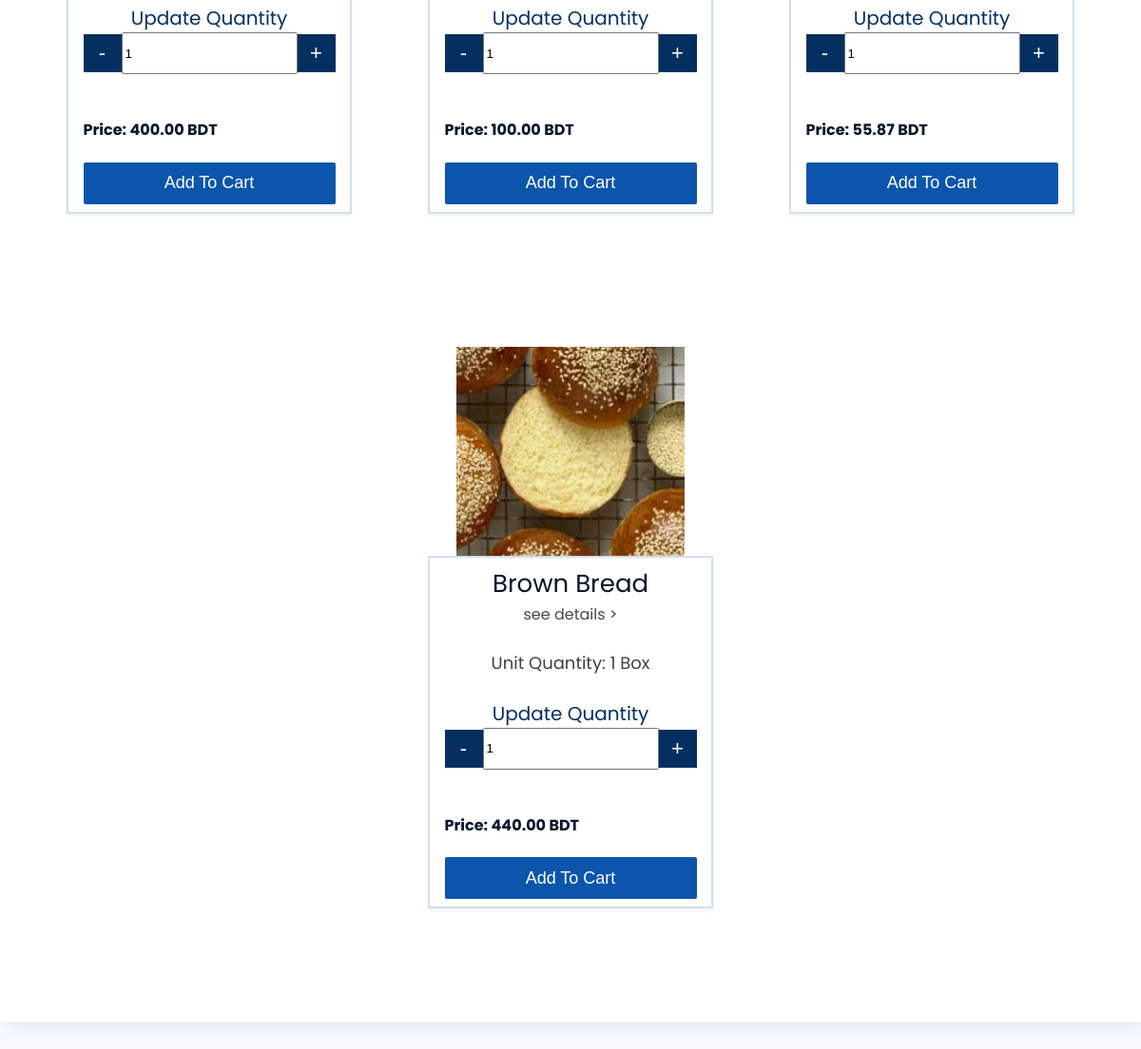
Before: / (lower part) with the older database file.
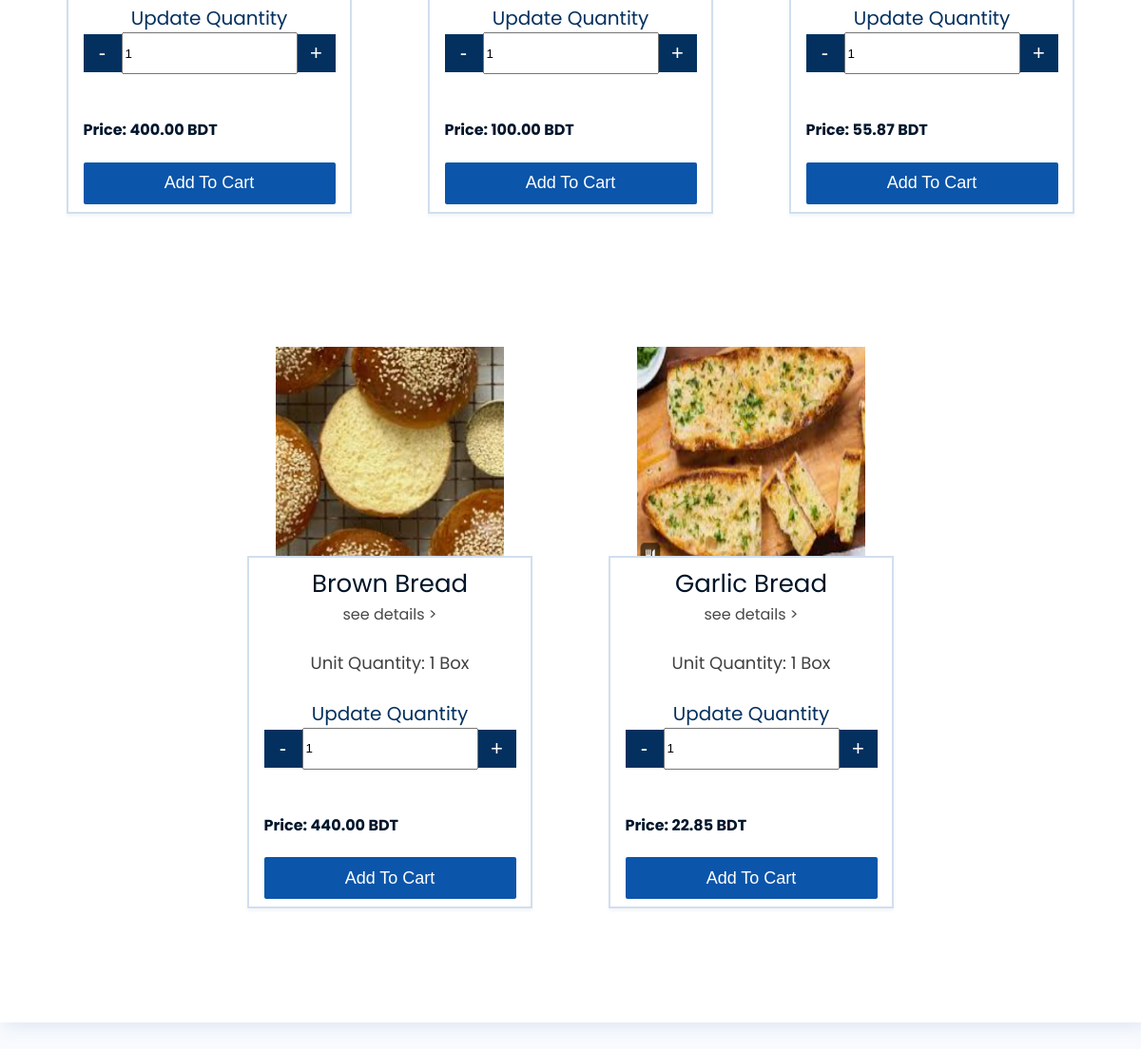
After: the same page with the newer database file.
### store/models.py (models this page shows, shortened)
class Product(models.Model):
    name = models.CharField(max_length=100)
    details = models.TextField(blank=True, null=True)
    image = models.ImageField(upload_to='product_images/', blank=True, null=True)
    price = models.DecimalField(max_digits=10, decimal_places=2)
    quantity = models.PositiveIntegerField(default=1)

### store/views.py (the view)
# urls.py: 2. Add a URL to urlpatterns:  path('', views.home, name='home')
def home(request):
    products = Product.objects.all()
    return render(request, 'home.html', {'products':products})

### store/templates/home.html (shortened to what this page needs)
{% load static %}
<!DOCTYPE html>
<html lang="en">
<head>
  <link rel="stylesheet" href="{% static 'css/home.css'%}">
</head>
<body>
  <div class="products">
    {% if products %}
    {% for product in products %}
     <div class="product">
      <div class="product_img"><img src="{{ product.image.url }}" alt="img" ></div>
      <div class="product_info">
          <div class="product_name" style="color: #011427; font-size: 26px;">{{ product.name }}</div>
          <div class="product_details" >
            <a href="#" style="color: #474747; font-size: 16px;">see details ></a>
          </div> <br>
          <div class="product_qty_default"><span style="color: #404041; font-size: 18px;">Unit Quantity: {{ product.quantity }} Box </span></div> <br>
          <div class="txt" style="color: #03305f; font-size: 20px;">Update Quantity</div>
          <form action="{% url 'save_product' product.id %}" method="post">
              <div class="product_qty">
                  <button type="button" class="sub_product">-</button>
                  <input type="number" name="quantity" min="1" required>
                  <button type="button" class="add_product">+</button>
              </div>
              <br>
              <div class="product_price"><h4 style="color: #02162c;">Price: {{ product.price }} BDT</h4>  </div>
              <button type="submit" class="product_btn">Add To Cart</button>
          </form>
      </div>
  </div>
    {% endfor %}
  {% endif %}
  </div>
</body>
</html>

Changed rows visible on the page:
added Product: image (picture), name "Garlic Bread", quantity "1", price "22.85"
